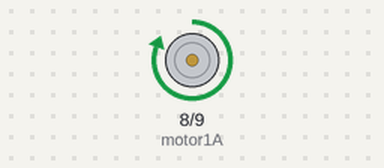
Recording of a sketch running on a simulated Arduino Uno, built with avr-gcc and run on an emulated ATmega328P. Parts: motor-driver pin pairs drawn as motors (green arrow = first pin HIGH = forward, orange = second pin HIGH = backward, longer = more drive).

Above: at 1.0 s.
At 2.5 s:
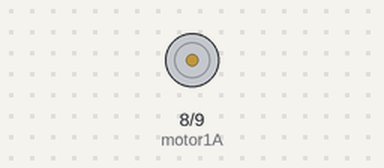
At 4.0 s:
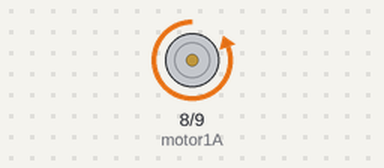
Timing chart, 0 to 7.8 s (numbered marks = the images above):
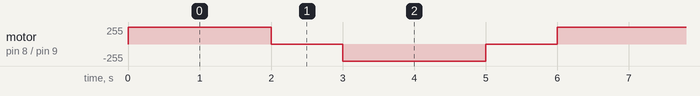

The sketch:

MiniL293DMotorControl.ino
```cpp
// Motor control pins
const int motor1A = 8;  // Connect to IN1 on the Mini Motor Drive Shield
const int motor1B = 9;  // Connect to IN2 on the Mini Motor Drive Shield

void setup() {
  pinMode(motor1A, OUTPUT);
  pinMode(motor1B, OUTPUT);
}

void loop() {
  // Rotate motor clockwise for 2 seconds
  digitalWrite(motor1A, HIGH);
  digitalWrite(motor1B, LOW);
  delay(2000);

  // Stop the motor for 1 second
  digitalWrite(motor1A, LOW);
  digitalWrite(motor1B, LOW);
  delay(1000);

  // Rotate motor counterclockwise for 2 seconds
  digitalWrite(motor1A, LOW);
  digitalWrite(motor1B, HIGH);
  delay(2000);

  // Stop the motor for 1 second
  digitalWrite(motor1A, LOW);
  digitalWrite(motor1B, LOW);
  delay(1000);
}
```

Measured:
- by itself, motor on pin 8 (motor1A) / pin 9 (motor1B): repeats every 6.0 s: stopped 1.0 s, backward 255/255 2.0 s, stopped 1.0 s, forward 255/255 2.0 s
